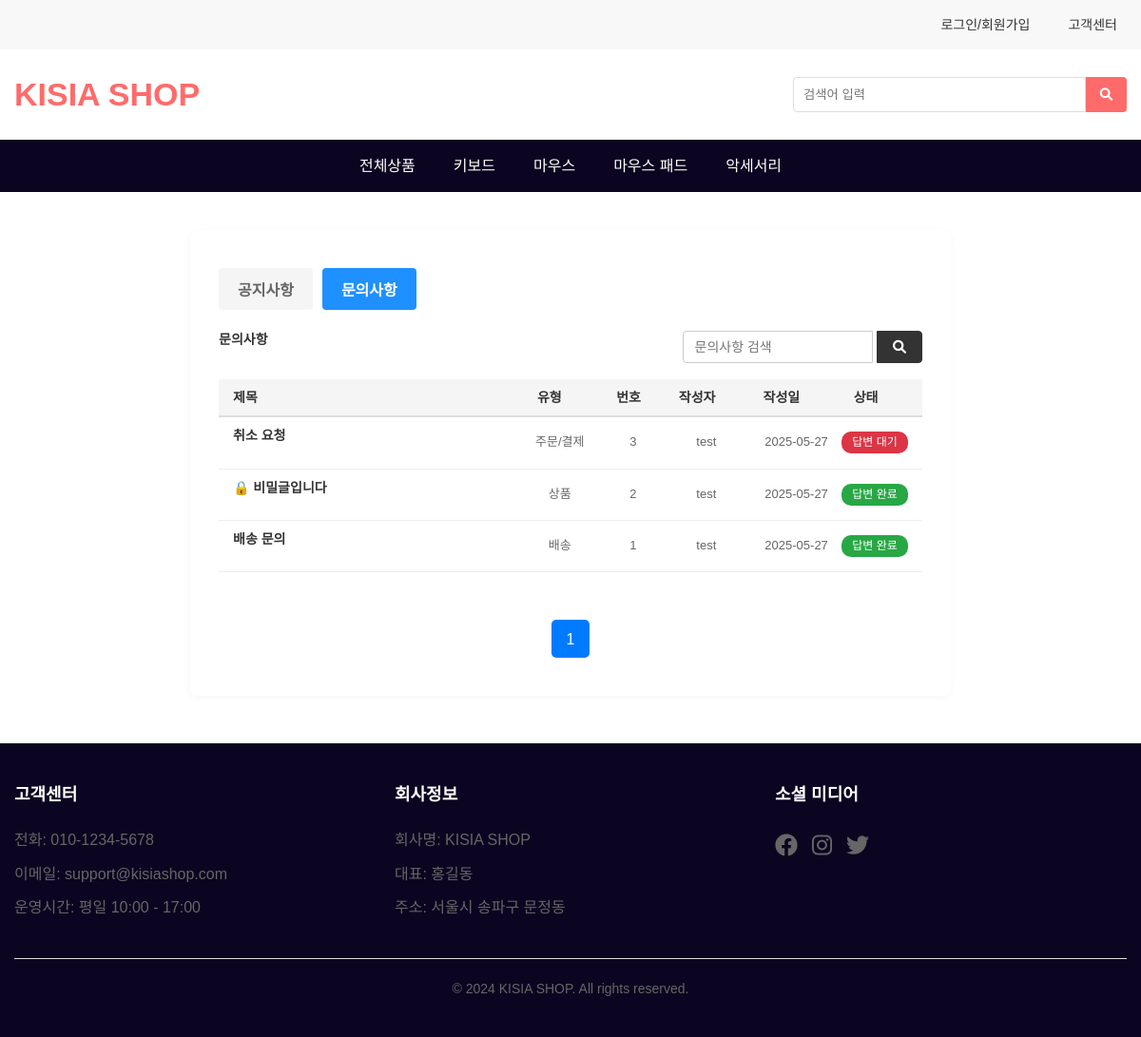
The app's page /mainmenu/inquiry_list.php with its own data.
### tables this page shows
CREATE TABLE IF NOT EXISTS inquiry (
    id INT PRIMARY KEY AUTO_INCREMENT,
    user_id INT,
    title VARCHAR(255),
    content TEXT,
    is_secret BOOLEAN,
    type VARCHAR(50) NOT NULL,
    created_at DATETIME DEFAULT CURRENT_TIMESTAMP,
    secret_password VARCHAR(255),
    inquiry_status VARCHAR(50) NOT NULL DEFAULT '답변 대기',
    answer TEXT,
    answer_at DATETIME,
    FOREIGN KEY (user_id) REFERENCES users(id) ON DELETE SET NULL
);

CREATE TABLE IF NOT EXISTS users (
    id INT AUTO_INCREMENT PRIMARY KEY,
    userId VARCHAR(50) NOT NULL UNIQUE,
    email VARCHAR(100) NOT NULL,
    password VARCHAR(255) NOT NULL,
    name VARCHAR(50) NOT NULL,
    phone VARCHAR(20),
    address VARCHAR(255),
    postcode VARCHAR(10),
    address_detail VARCHAR(255),
    point INT DEFAULT 0,
    role VARCHAR(10) NOT NULL DEFAULT 'USER',
    created_at DATETIME DEFAULT CURRENT_TIMESTAMP
);

### mainmenu/queries/get_inquiry_list.php (called while the page is built, shortened)
<?php
require_once '/var/www/html/mainmenu/common/db.php';
$page = isset($_GET['page']) ? (int)$_GET['page'] : 1;
$items_per_page = 5;
$offset = ($page - 1) * $items_per_page;
$search_clause = '';
$params = [];
$param_types = '';
$sql = "
    SELECT
        i.id, i.title, i.type, i.is_secret, i.created_at, i.inquiry_status,
        u.userId, u.name
    FROM inquiry i
    LEFT JOIN users u ON i.user_id = u.id
    $search_clause
    ORDER BY i.id DESC
    LIMIT ?, ?
";
$params[] = $offset;
$params[] = $items_per_page;
$param_types .= 'ii';
$stmt = mysqli_prepare($conn, $sql);
mysqli_stmt_bind_param($stmt, $param_types, ...$params);
mysqli_stmt_execute($stmt);
$get_inquiry = mysqli_stmt_get_result($stmt);
$count_sql = "SELECT COUNT(*) as total FROM inquiry i $search_clause";
$stmt_count = mysqli_prepare($conn, $count_sql);
mysqli_stmt_execute($stmt_count);
$result_count = mysqli_stmt_get_result($stmt_count);
$total_row = mysqli_fetch_assoc($result_count);
$total_items = (int)$total_row['total'];
$total_pages = ceil($total_items / $items_per_page);
?>

### mainmenu/inquiry_list.php (the view, shortened to what this page needs)
<!DOCTYPE html>
<html lang="ko">
<head>
    <link rel="stylesheet" href="css/style.css">
    <link rel="stylesheet" href="css/customer-service.css">
    <link rel="stylesheet" href="https://cdnjs.cloudflare.com/ajax/libs/font-awesome/6.0.0/css/all.min.css">
</head>
<body>
    <?php include 'common/header.php'; ?>
    <?php require_once 'queries/get_inquiry_list.php'; ?>
    <main class="main-content">
        <div class="list-container">
            <div class="category-tabs">
                <a href="customer-service.php"><button class="tab-btn">공지사항</button></a>
                <a href="inquiry_list.php"><button class="tab-btn active">문의사항</button></a>
            </div>
            <div class="qna-section" id="qnaSection">
                <div class="qna-header">
                    <div class="qna-title">문의사항</div>
                    <div class="qna-search">
                        <form action="inquiry_list.php" method="get">
                            <input type="text" name="search_query" placeholder="문의사항 검색">
                            <button type="submit"><i class="fas fa-search"></i></button>
                        </form>
                    </div>
                </div>
                <div class="qna-list">
                    <div class="list-header">
                        <span class="header-title">제목</span>
                        <span class="header-type">유형</span>
                        <span class="header-meta">번호</span>
                        <span class="header-user">작성자</span>
                        <span class="header-date">작성일</span>
                        <span class="header-status">상태</span>
                    </div>
                    <?php if (mysqli_num_rows($get_inquiry) > 0): ?>
                        <?php while ($row = mysqli_fetch_assoc($get_inquiry)): ?>
                            <div class="qna-item">
                                <div class="qna-info">
                                    <?php if ($row['is_secret']): ?>
                                        <a href="inquiry_check_secret.php?id=<?= $row['id'] ?>" class="qna-title">
                                            🔒 비밀글입니다
                                        </a>
                                    <?php else: ?>
                                        <a href="inquiry_detail.php?id=<?= $row['id'] ?>" class="qna-title">
                                            <?= $row['title'] ?>
                                        </a>
                                    <?php endif; ?>
                                    <span class="qna-type"><?= $row['type'] ?></span>
                                    <span class="qna-meta"><?= $row['id'] ?></span>
                                    <span class="qna-user"><?= $row['userId'] ? $row['userId'] : '탈퇴한 회원' ?></span>
                                    <span class="qna-date"><?= date('Y-m-d', strtotime($row['created_at'])) ?></span>
                                    <span class="<?= $row['inquiry_status'] == '답변 완료' ? 'inquiry-status_done' : 'inquiry-status' ?>">
                                        <?= $row['inquiry_status'] == '답변 완료' ? '답변 완료' : '답변 대기' ?>
                                    </span>
                                </div>
                            </div>
                        <?php endwhile; ?>
                    <?php else: ?>
                        <p style="padding: 10px;">등록된 문의글이 없습니다.</p>
                    <?php endif; ?>
                </div>
            </div>
            <div class="pagination">
                <?php
                for ($i = 1; $i <= $total_pages; $i++) {
                    $active = $i == $page ? 'active' : '';
                    echo "<a href='?page=$i' class='$active'>$i</a>";
                }
                ?>
            </div>
        </div>
    </main>
    <?php include 'common/footer.php'; ?>
</body>
</html>

### mainmenu/css/style.css (style rules this page uses)
* { margin: 0; padding: 0; box-sizing: border-box; }
body { font-family: 'Noto Sans KR', sans-serif; line-height: 1.6; color: #333; }
a { text-decoration: none; color: inherit; }

### mainmenu/css/customer-service.css (style rules this page uses)
.pagination a.active { background-color: #007bff; color: white; }
.pagination a { display: inline-flex ; align-items: center; justify-content: center; width: 40px; height: 40px; border-radius: 5px; background-color: white; color: #333; text-decoration: none; transition: all 0.3s; }
.inquiry-status { padding: 4px 8px; border-radius: 4px; font-size: 12px; font-weight: 500; }
.list-container { max-width: 800px; margin: 40px auto; background: #fff; border-radius: 8px; box-shadow: 0 2px 8px rgba(0,0,0,0.04); padding: 40px 30px; }
.category-tabs { display: flex; gap: 10px; margin-bottom: 20px; }
.tab-btn { padding: 10px 20px; border: none; background: #f5f5f5; color: #666; font-size: 16px; font-weight: 600; cursor: pointer; border-radius: 4px; }
.tab-btn.active { background: #1e90ff; color: #fff; }
.notice-header, .qna-header { display: flex; justify-content: space-between; align-items: center; margin-bottom: 15px; }
.notice-title, .qna-title { font-size: 21px; font-weight: 600; color: #333; margin-bottom: 15px; }
.notice-search, .qna-search { display: flex; }
.notice-search input, .qna-search input { width: 200px; padding: 8px 12px; border: 1px solid #ccc; border-radius: 4px 0 0 4px; font-size: 14px; }
.notice-search button, .qna-search button { padding: 8px 16px; border: 1px solid #333; background: #333; color: #fff; border-radius: 0 4px 4px 0; cursor: pointer; font-size: 14px; }
.notice-section, .qna-section { margin-bottom: 30px; }
.notice-list, .qna-list { display: flex; flex-direction: column; gap: 0; }
.notice-item, .qna-item { display: flex; align-items: center; padding: 8px 15px; border-bottom: 1px solid #eee; }
.qna-info { display: flex; align-items: center; width: 100%; }
.qna-title { font-size: 14px; color: #333; text-decoration: none; }
.qna-meta, .qna-user, .qna-date, .qna-type { font-size: 13px; color: #666; }
.qna-date { width: 80px; text-align: center; }
.list-header { display: flex; align-items: center; padding: 8px 15px; background: #f5f5f5; border-bottom: 2px solid #ddd; font-weight: 600; font-size: 14px; }
.header-title, .qna-title { flex: 2.5; text-align: left; }
.header-meta, .header-user, .header-date, .header-type, .header-status { flex: 1; text-align: center; }
.header-date { flex: 1; text-align: right; }
.header-status { flex: 1; text-align: center; }
.header-type, .qna-type { flex: 0.8; text-align: center; }
.header-meta, .qna-meta { flex: 0.5; text-align: center; }
.header-user, .qna-user { flex: 0.8; text-align: center; }
.header-date, .qna-date { flex: 0.8; text-align: center; }
.header-status { flex: 0.8; text-align: center; }
.pagination { display: flex; justify-content: center; gap: 6px; margin-top: 20px; }
.header-type { flex: 1; text-align: center; }
.inquiry-status, .inquiry-status_done { display: inline-block; padding: 2px 8px; border-radius: 10px; font-size: 12px; color: #fff; width: 70px; text-align: center; }
.inquiry-status_done { background: #28a745; }
.inquiry-status { background: #dc3545; }

### records on screen
inquiry: title "취소 요청", type "주문/결제", id "3", user.userId "test", created_at "2025-05-27", inquiry_status "답변 대기"
inquiry: type "상품", id "2", user.userId "test", created_at "2025-05-27", inquiry_status "답변 완료"
inquiry: title "배송 문의", type "배송", id "1", user.userId "test", created_at "2025-05-27", inquiry_status "답변 완료"
